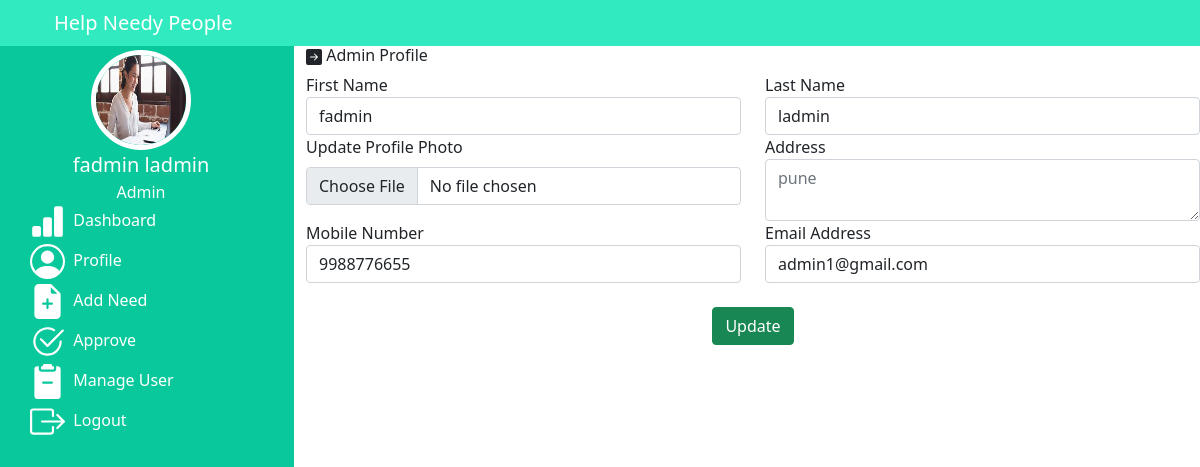
The page /admin/aprofile.php (signed in) on the database its author committed.
### tables this page shows
CREATE TABLE `user` (
  `id` int(6) UNSIGNED NOT NULL,
  `role` varchar(30) NOT NULL,
  `fname` varchar(30) NOT NULL,
  `lname` varchar(30) NOT NULL,
  `photo` varchar(50) DEFAULT NULL,
  `address` varchar(50) DEFAULT NULL,
  `mobile` varchar(30) NOT NULL,
  `email` varchar(50) NOT NULL,
  `pass` varchar(300) NOT NULL,
  `otp` varchar(6) DEFAULT NULL
);

### admin/aprofile.php (the view, shortened to what this page needs)
<!doctype html>
<html lang="en">
<head>
    <link href="https://cdn.jsdelivr.net/npm/bootstrap@5.0.2/dist/css/bootstrap.min.css" rel="stylesheet"
>
</head>
<body>
    <div class="row sticky-top">
        <div class="col-12">
            <nav class="navbar navbar-expand-lg navbar-dark" style="background-color: rgb(50, 234, 191);">
                <div class="container justify-content-between">
                    <div><a class="navbar-brand" href="admin.php">Help Needy People</a></div>
                </div>
            </nav>
        </div>
    </div>
    <div class="row">
        <div class="col-3 vh-100  overflow-auto text-white" style="background-color: rgb(9, 200, 155);">
            <div class="row justify-content-around">
                <?php
                  include_once '../includes/conn.php';
                     $aid=$_SESSION['id'];
          $query="select * from user where id='$aid'";
          $result=mysqli_query($conn,$query);
         while ($row=mysqli_fetch_array($result)){
             ?>
                <div class="col-12">
                    <center>
                        <img src=<?=$row['photo']; ?> width="100px" height="100px" alt=""
                        class="rounded-circle border border-white border-5 mt-1">
                    </center>
                </div>
            </div>
            <div class="row  justify-content-around">
                <div class="col-12">
                    <center>
                        <p class="m-0" style="font-size: 20px;">
                            <?= $row['fname']; ?>
                            <?= $row['lname']; ?>
                        </p>
                        <p class="m-0 ">Admin</p>
                    </center>
                </div>
                <?php } ?>
            </div>
            <div class="menu">
                <a href="admin.php"> &nbsp;Dashboard</a>
                <a href="aprofile.php"> &nbsp;Profile</a>
                <a href="aaddneed.php"> &nbsp;Add Need</a>
                <a href="aaprove.php"> &nbsp;Approve</a>
                <a href="amanageuser.php"> &nbsp;Manage User</a>
                <a href="../logout.php"> &nbsp;Logout</a>
            </div>
        </div>
        <div class="col-9 vh-100 overflow-auto">
            <h6> Admin Profile</h6>
                <form action="../dbopertion.php" method="post" enctype="multipart/form-data">
                <?php
          $query="select * from user where id='$aid'";
          $result=mysqli_query($conn,$query);
         while ($row=mysqli_fetch_array($result)){
             ?>
                <div class="row">
                    <div class="col-6">
                        <div class="form-group">
                            <label>First Name</label>
                            <input type="text" class="form-control" placeholder="Enter First Name" value="<?= $row['fname'];?>"
                                name="fname" required>
                        </div>
                    </div>
                    <div class="col-6">
                        <div class="form-group">
                            <label>Last Name</label>
                            <input type="text" class="form-control" placeholder="Enter last Name" value="<?= $row['lname'];?>"
                                name="lname" required>
                        </div>
                    </div>
                </div>
                <div class="row">
                    <div class="col-6">
                        <label for="formFile" class="form-label">Update Profile Photo</label>
                        <input class="form-control" type="file" name="photo" value="<?= $row['photo'];?>">
                    </div>
                    <div class="col-6">
                        <div class="form-group">
                            <label>Address</label>
                            <textarea class="form-control" id="floatingInput" placeholder= "<?= $row['address'];?>"
                                name="address" rows="2" value="<?= $row['address'];?>"></textarea>
                        </div>
                    </div>
                </div>
                <div class="row">
                    <div class="col-6">
                        <div class="form-group">
                            <label>Mobile Number</label>
                            <input type="text" class="form-control" placeholder="Enter mobile number"
                                name="mobile" value="<?= $row['mobile'];?>" required>
                        </div>
                    </div>
                    <div class="col-6">
                        <div class="form-group">
                            <label>Email Address</label>
                            <input type="text" class="form-control" placeholder="Enter mobile number"
                                name="email" value="<?= $row['email'];?>" required>
                        </div>
                    </div>
                </div>
                <div class="row">
                    <div class="col-12">
                        <br>
                        <center>
                            <input class="btn btn-success justify-content-center" type="submit" value="Update" name="upbtn">
                        </center>
                    </div>
                </div>
                <?php } ?>
            </form>
        </div>
    </div>
</body>
</html>

### admin/aprofile.php (style rules this page uses)
.menu a { text-decoration: none; display: block; color: white; align-items: center; margin: 0 auto; margin-left: 30px; margin-bottom: 5px; }

### rows shown on the page
user: photo (picture), fname "fadmin", lname "ladmin", address "pune", mobile "9988776655", email "admin1@gmail.com"
